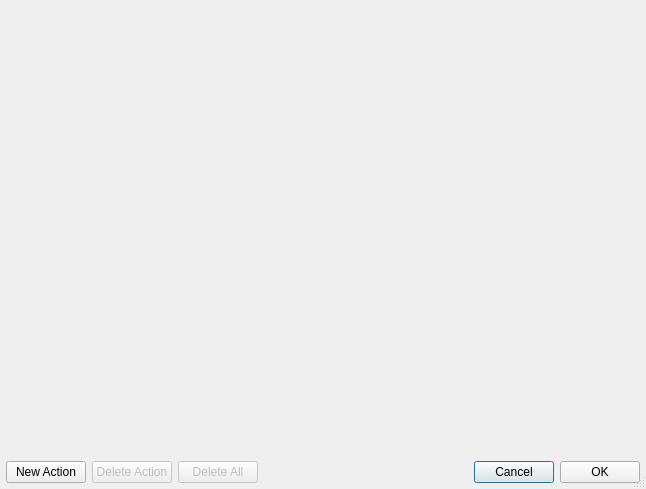
<?xml version="1.0" encoding="UTF-8"?>
<ui version="4.0">
 <class>ScriptManagerDialog</class>
 <widget class="QDialog" name="ScriptManagerDialog">
  <property name="geometry">
   <rect>
    <x>0</x>
    <y>0</y>
    <width>646</width>
    <height>489</height>
   </rect>
  </property>
  <property name="windowTitle">
   <string>Register Script Actions</string>
  </property>
  <property name="sizeGripEnabled">
   <bool>true</bool>
  </property>
  <property name="modal">
   <bool>true</bool>
  </property>
  <layout class="QVBoxLayout" name="verticalLayout">
   <property name="spacing">
    <number>6</number>
   </property>
   <property name="leftMargin">
    <number>6</number>
   </property>
   <property name="topMargin">
    <number>6</number>
   </property>
   <property name="rightMargin">
    <number>6</number>
   </property>
   <property name="bottomMargin">
    <number>6</number>
   </property>
   <item>
    <widget class="ScriptEntriesWidget" name="entriesWidget" native="true">
     <property name="sizePolicy">
      <sizepolicy hsizetype="Preferred" vsizetype="Expanding">
       <horstretch>0</horstretch>
       <verstretch>0</verstretch>
      </sizepolicy>
     </property>
     <property name="focusPolicy">
      <enum>Qt::StrongFocus</enum>
     </property>
     <property name="contextMenuPolicy">
      <enum>Qt::CustomContextMenu</enum>
     </property>
     <property name="acceptDrops">
      <bool>true</bool>
     </property>
    </widget>
   </item>
   <item>
    <widget class="QWidget" name="widget" native="true">
     <layout class="QHBoxLayout" name="horizontalLayout">
      <property name="spacing">
       <number>6</number>
      </property>
      <property name="leftMargin">
       <number>0</number>
      </property>
      <property name="topMargin">
       <number>0</number>
      </property>
      <property name="rightMargin">
       <number>0</number>
      </property>
      <property name="bottomMargin">
       <number>0</number>
      </property>
      <item>
       <widget class="QPushButton" name="newActionButton">
        <property name="enabled">
         <bool>true</bool>
        </property>
        <property name="text">
         <string>New Action</string>
        </property>
        <property name="default">
         <bool>false</bool>
        </property>
       </widget>
      </item>
      <item>
       <widget class="QPushButton" name="deleteActionButton">
        <property name="enabled">
         <bool>false</bool>
        </property>
        <property name="text">
         <string>Delete Action</string>
        </property>
       </widget>
      </item>
      <item>
       <widget class="QPushButton" name="deleteAllButton">
        <property name="enabled">
         <bool>false</bool>
        </property>
        <property name="text">
         <string>Delete All</string>
        </property>
       </widget>
      </item>
      <item>
       <spacer name="horizontalSpacer">
        <property name="orientation">
         <enum>Qt::Horizontal</enum>
        </property>
        <property name="sizeHint" stdset="0">
         <size>
          <width>342</width>
          <height>20</height>
         </size>
        </property>
       </spacer>
      </item>
      <item>
       <widget class="QPushButton" name="cancelButton">
        <property name="text">
         <string>Cancel</string>
        </property>
        <property name="default">
         <bool>true</bool>
        </property>
       </widget>
      </item>
      <item>
       <widget class="QPushButton" name="okButton">
        <property name="text">
         <string>OK</string>
        </property>
       </widget>
      </item>
     </layout>
    </widget>
   </item>
  </layout>
  <action name="actionNewAction">
   <property name="text">
    <string>New Action</string>
   </property>
  </action>
  <action name="actionDeleteAction">
   <property name="text">
    <string>Delete Action</string>
   </property>
   <property name="shortcut">
    <string notr="true">Del</string>
   </property>
   <property name="shortcutContext">
    <enum>Qt::ApplicationShortcut</enum>
   </property>
  </action>
  <action name="actionDeleteAll">
   <property name="text">
    <string>Delete All</string>
   </property>
  </action>
 </widget>
 <customwidgets>
  <customwidget>
   <class>ScriptEntriesWidget</class>
   <extends>QWidget</extends>
   <header>ScriptEntriesWidget.h</header>
   <container>1</container>
  </customwidget>
 </customwidgets>
 <resources/>
 <connections/>
</ui>
